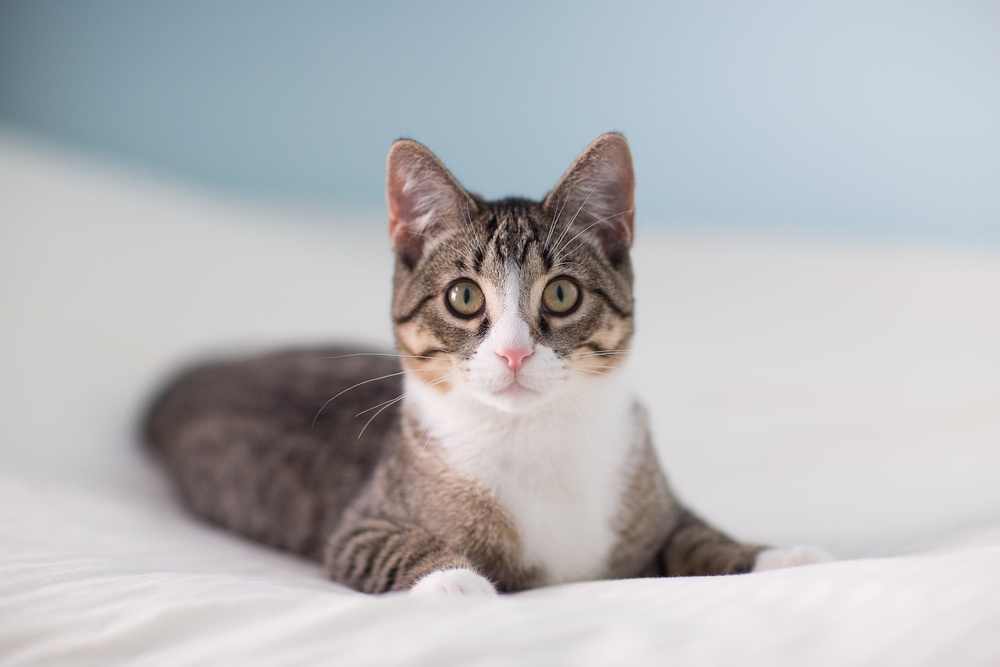
#> input picture cat.jpg, 1000 x 667 px, shrunk from 3072 x 2048 before the run
$ python main.py
#> lines starting #> are read from the running program, lines starting #| are printed output that depends on the picture

import cv2
import numpy as np
import matplotlib.pyplot as plt

###RGB image to gray scale using average method
def RGB_Gray(img_path):
#> called with img_path = 'cat.jpg'
    img = cv2.imread(img_path)
#> img is the input picture: shape (667, 1000, 3); mean B, G, R 186.2, 183.5, 182.8
    #we need to transform this in order that Matplotlib reads it correctly
    fix_img = cv2.cvtColor(img, cv2.COLOR_BGR2RGB)
    grayscale_average_img = np.mean(fix_img, axis=2)
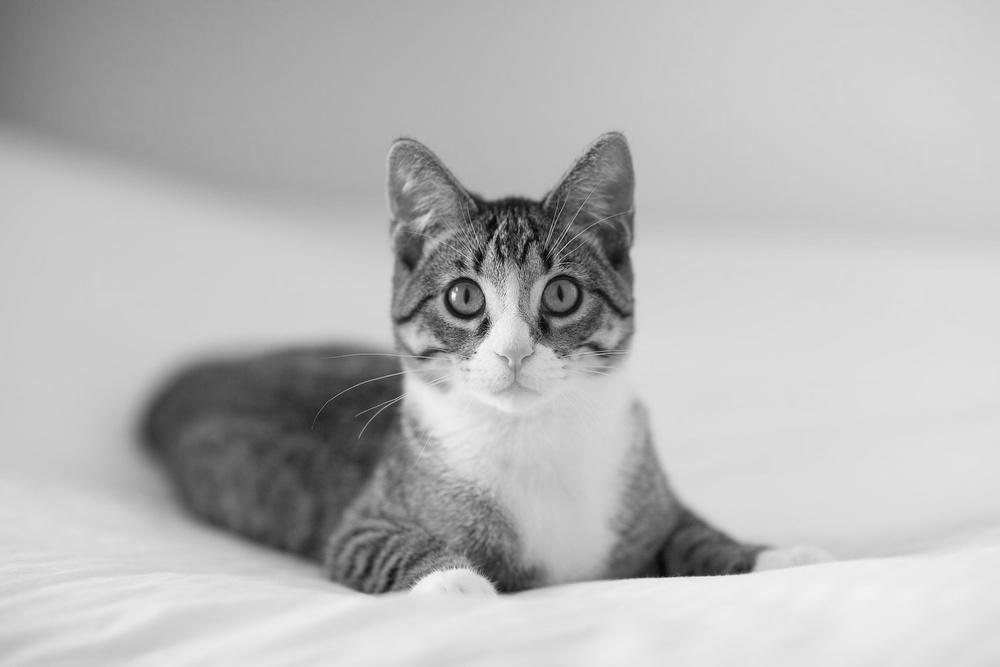
#> grayscale_average_img: shape (667, 1000) float64; min 2.67, max 251.3, mean 184.2
    # (axis=0 would average across pixel rows and axis=1 would average across pixel columns.)
    #print(grayscale_average_img)
    fig = plt.figure(figsize=(7, 7))
    fig.add_subplot(1, 2,1)
    plt.imshow(grayscale_average_img, cmap='gray')
    plt.title('Gray scale average image')
    fig.add_subplot(1, 2,2)
    plt.imshow(img, cmap='gray')
    plt.title('Original image')
    plt.show()
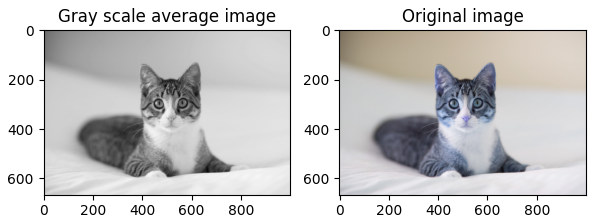
#> figure drawn by matplotlib, 2 panels; B, G, R data is drawn as R, G, B

def histogram_intensity(img_path):
#> called with img_path = 'cat.jpg'
    image = cv2.imread(img_path)

    ## histogram of RGB image
    for i, col in enumerate(['b', 'g', 'r']):
        hist = cv2.calcHist([image], [i], None, [256], [0, 256])
        plt.plot(hist, color = col)
        plt.xlim([0, 256])
    plt.title('Histogram of RGB image')
    plt.show()
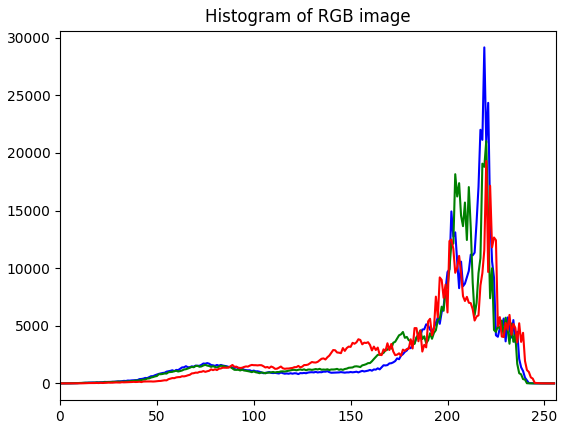
#> figure drawn by matplotlib, 1 panel; curve peaks at x = 219, y = 29154; curve peaks at x = 220, y = 21023; curve peaks at x = 220, y = 19299

    ## histogram of gray scale image
    gray_image = cv2.cvtColor(image, cv2.COLOR_BGR2GRAY)
    histogram = cv2.calcHist([gray_image], [0], None, [256], [0, 256])
#> histogram = 256 values, max 23637 at index 219, min 0 at index 0, mean 2605.5
    plt.plot(histogram, color='k')
    plt.title('Histogram of Gray Scale image')
    plt.show()
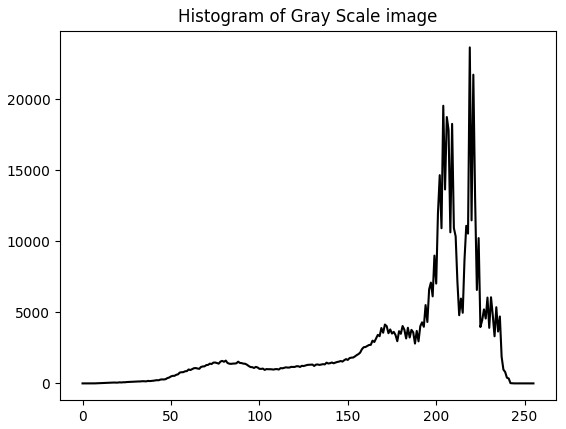
#> figure drawn by matplotlib, 1 panel; curve peaks at x = 219, y = 23637

RGB_Gray('cat.jpg')
histogram_intensity('cat.jpg')
